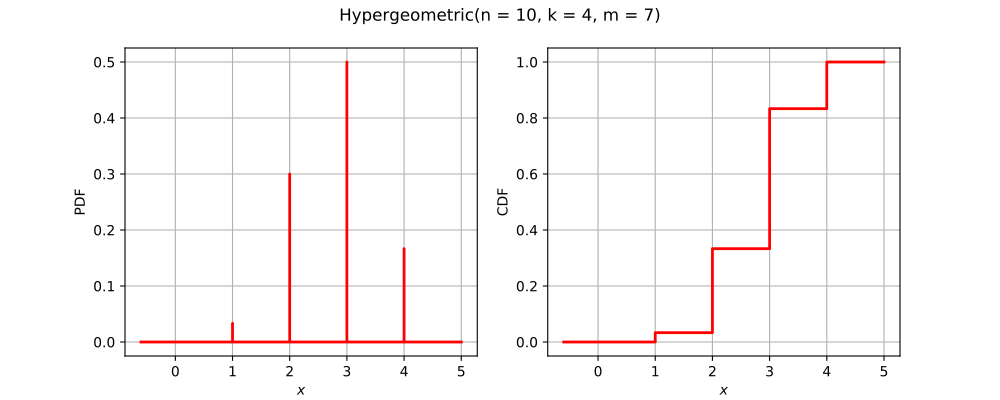

Reproduce this figure in Python.
import openturns as ot
from matplotlib import pyplot as plt
from openturns.viewer import View
if ot.Hypergeometric().__class__.__name__ == 'Bernoulli':
    distribution = ot.Bernoulli(0.7)
elif ot.Hypergeometric().__class__.__name__ == 'Binomial':
    distribution = ot.Binomial(5, 0.2)
elif ot.Hypergeometric().__class__.__name__ == 'Hypergeometric':
    distribution = ot.Hypergeometric(10, 4, 7)
elif ot.Hypergeometric().__class__.__name__ == 'ComposedDistribution':
    copula = ot.IndependentCopula(2)
    marginals = [ot.Uniform(1.0, 2.0), ot.Normal(2.0, 3.0)]
    distribution = ot.ComposedDistribution(marginals, copula)
elif ot.Hypergeometric().__class__.__name__ == 'CumulativeDistributionNetwork':
    coll = [ot.Normal(2),ot.Dirichlet([0.5, 1.0, 1.5])]
    distribution = ot.CumulativeDistributionNetwork(coll, ot.BipartiteGraph([[0,1], [0,1]]))
elif ot.Hypergeometric().__class__.__name__ == 'Histogram':
    distribution = ot.Histogram([-1.0, 0.5, 1.0, 2.0], [0.45, 0.4, 0.15])
elif ot.Hypergeometric().__class__.__name__ == 'KernelMixture':
    kernel = ot.Uniform()
    sample = ot.Normal().getSample(5)
    bandwith = [1.0]
    distribution = ot.KernelMixture(kernel, bandwith, sample)
elif ot.Hypergeometric().__class__.__name__ == 'MaximumDistribution':
    coll = [ot.Uniform(2.5, 3.5), ot.LogUniform(1.0, 1.2), ot.Triangular(2.0, 3.0, 4.0)]
    distribution = ot.MaximumDistribution(coll)
elif ot.Hypergeometric().__class__.__name__ == 'Multinomial':
    distribution = ot.Multinomial(5, [0.2])
elif ot.Hypergeometric().__class__.__name__ == 'RandomMixture':
    coll = [ot.Triangular(0.0, 1.0, 5.0), ot.Uniform(-2.0, 2.0)]
    weights = [0.8, 0.2]
    cst = 3.0
    distribution = ot.RandomMixture(coll, weights, cst)
elif ot.Hypergeometric().__class__.__name__ == 'TruncatedDistribution':
    distribution = ot.TruncatedDistribution(ot.Normal(2.0, 1.5), 1.0, 4.0)
elif ot.Hypergeometric().__class__.__name__ == 'UserDefined':
    distribution = ot.UserDefined([[0.0], [1.0], [2.0]], [0.2, 0.7, 0.1])
elif ot.Hypergeometric().__class__.__name__ == 'ZipfMandelbrot':
    distribution = ot.ZipfMandelbrot(10, 2.5, 0.3)
else:
    distribution = ot.Hypergeometric()
dimension = distribution.getDimension()
title = str(distribution)[:100].split('\n')[0]
if dimension == 1:
    distribution.setDescription(['$x$'])
    pdf_graph = distribution.drawPDF()
    cdf_graph = distribution.drawCDF()
    fig = plt.figure(figsize=(10, 4))
    pdf_axis = fig.add_subplot(121)
    cdf_axis = fig.add_subplot(122)
    View(pdf_graph, figure=fig, axes=[pdf_axis], add_legend=False)
    View(cdf_graph, figure=fig, axes=[cdf_axis], add_legend=False)
    fig.suptitle(title)
elif dimension == 2:
    distribution.setDescription(['$x_1$', '$x_2$'])
    pdf_graph = distribution.drawPDF()
    pdf_graph.setTitle(title)
    fig = plt.figure(figsize=(10, 5))
    pdf_axis = fig.add_subplot(111)
    View(pdf_graph, figure=fig, axes=[pdf_axis], add_legend=False, square_axes=True)
